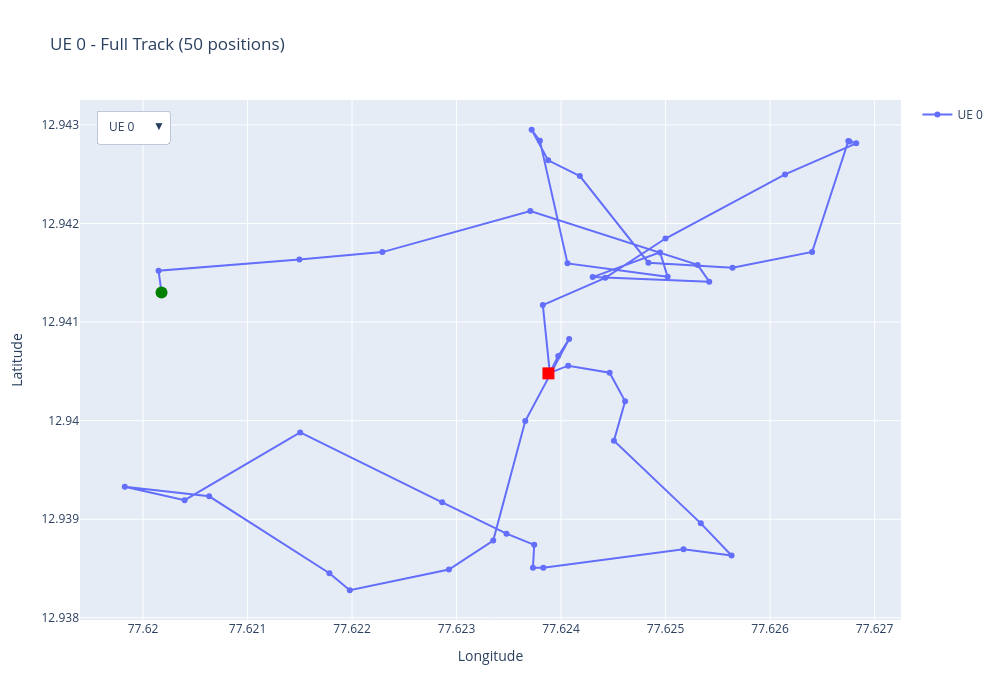

The code cell stored with this chart in its notebook:
### Markdown cell above
# Part 2: Interactive Plotly Visualizations

## Mode A: UE-wise Interactive View

Select a UE ID from the dropdown → see the full track with start/end markers.

### Code cell
if csv_files:
    print("Creating UE-wise interactive visualization...")
    
    # Plot first 10 UEs for performance
    # num_ues_to_plot = min(10, df['mock_ue_id'].nunique())
    ue_ids_subset = sorted(df['mock_ue_id'].unique())#[:num_ues_to_plot]
    
    fig_ue_wise = plot_ue_wise_interactive(
        df,
        ue_ids=ue_ids_subset,
        show_arrows=True,
        figsize=(1000, 700)
    )
    
    fig_ue_wise.show()
    
    # print(f"\n💡 Use the dropdown menu to switch between {num_ues_to_plot} UEs")
    print("   - Green circle = Start point")
    print("   - Red square = End point")
    print("   - Hover over points to see details")
